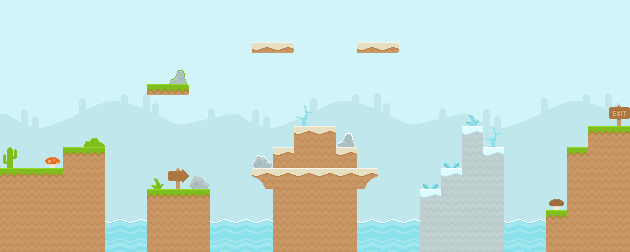

The image is a tile-based game level rendered from a .tmx file. Its description and source (layers, tilesets, objects; grid data summarised) follow:
An orthogonal 30x12 tile map with 21x21 px tiles, 3 tile layers (background, terrain, foreground), 2 tilesets and 14 objects (4x item.coin, 2x trigger.exit, player, item.chest, item.key).

<map version="1.0" orientation="orthogonal" width="30" height="12" tilewidth="21" tileheight="21">
 <properties>
  <property name="music" value="data/music/song_1.mp3" />
 </properties>
 <tileset firstgid="1" name="tileset" tilewidth="21" tileheight="21" spacing="2" margin="2">
  <image source="tileset.png" trans="5e81a2" width="692" height="692" />
 </tileset>
 <tileset firstgid="901" name="backgrounds" tilewidth="21" tileheight="21">
  <image source="backgrounds.png" trans="5e81a2" width="231" height="189" />
 </tileset>
 <layer name="background" width="30" height="12">
  <data>[360 cells, 360 non-empty, 33 distinct tile ids]</data>
 </layer>
 <layer name="terrain" width="30" height="12">
  <data>[360 cells, 112 non-empty, 11 distinct tile ids]</data>
 </layer>
 <layer name="foreground" width="30" height="12">
  <data>[360 cells, 22 non-empty, 18 distinct tile ids]</data>
 </layer>
 <objectgroup name="objects" width="30" height="12">
  <object name="player" x="63" y="126" width="21" height="21" />
  <object name="item.chest" x="147" y="63" width="21" height="21" />
  <object name="item.coin" x="252" y="21" width="21" height="21" />
  <object name="item.key" x="567" y="126" width="21" height="21" />
  <object name="trigger.exit" x="609" y="0" width="21" height="252" />
  <object name="item.coin" x="273" y="21" width="21" height="21" />
  <object name="item.coin" x="357" y="21" width="21" height="21" />
  <object name="item.coin" x="378" y="21" width="21" height="21" />
  <object name="trigger.exit" x="420" y="0" width="21" height="252" />
 </objectgroup>
 <objectgroup name="physics" width="30" height="12">
  <object x="0" y="168">
   <polyline points="0,0 63,0 63,-21 105,-21 105,84 0,84 0,0" />
  </object>
  <object x="378" y="189">
   <polyline points="0,-21 -21,0 -21,63 -105,63 -105,0 -126,-21" />
  </object>
  <object x="252" y="168">
   <polyline points="0,0 21,0 21,-21 42,-21 42,-42 84,-42 84,-21 105,-21 105,0 126,0" />
  </object>
  <object x="420" y="252">
   <polyline points="0,0 0,-63 21,-63 21,-84 42,-84 42,-126 63,-126 63,-105 84,-105 84,0 0,0" />
  </object>
  <object x="546" y="252">
   <polyline points="0,0 0,-42 21,-42 21,-105 42,-105 42,-126 84,-126 84,0 0,0" />
  </object>
 </objectgroup>
</map>
